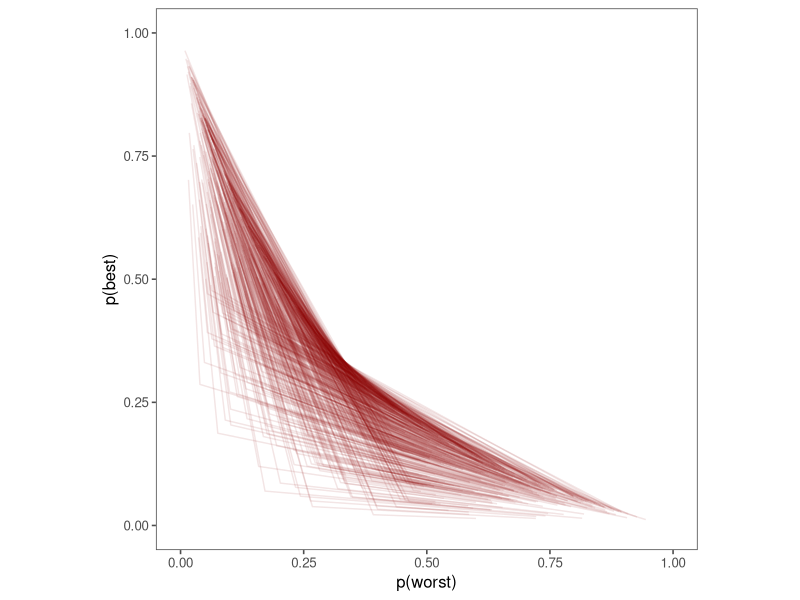

This chart was generated by the following R code: (Note: this script raises an error after producing the figure.)
rm(list=ls())
# simulating maxdiff model to show monotonicity
library(tidyverse)
library(here)
N <- 500
model <- function(index){
  U <- rnorm(3)
  Ub <- U
  Uw <- -U
  pb <- exp(Ub)/sum(exp(Ub))
  pw <- exp(Uw)/sum(exp(Uw))
  return(
    tibble(
      index=index,
      option=c(1:3),
      pb=pb,
      pw=pw
    )
  )
}

set.seed(6)
sim <- map(seq_len(N), model) %>%
  list_rbind()

sim %>%
  ggplot(aes(pw,pb,group=index))+
  # geom_point(alpha=.4,color="darkred")+
  geom_line(alpha=.1,color="darkred")+
  labs(x="p(worst)",y="p(best)")+
  coord_fixed(xlim=c(0,1),ylim=c(0,1))+
  ggthemes::theme_few()
ggsave(filename=here("analysis/plots/maxdiff_sim_monotonic.jpeg"),width=3,height=3)

